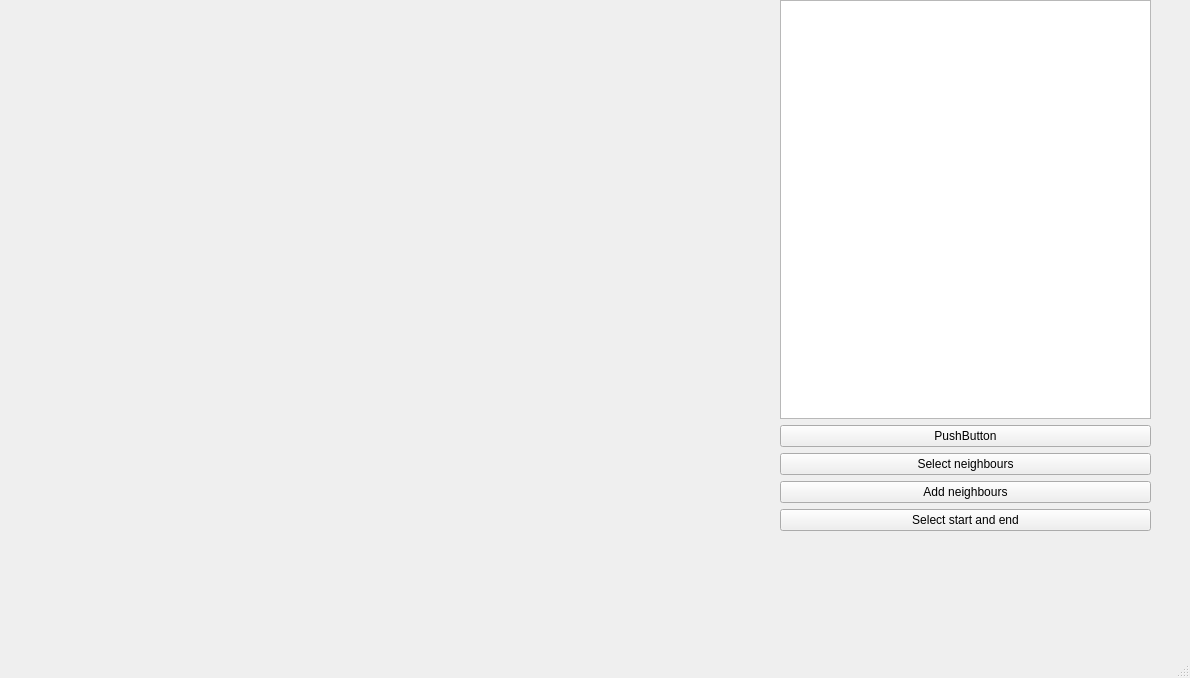
<?xml version="1.0" encoding="UTF-8"?>
<ui version="4.0">
 <class>MainWindow</class>
 <widget class="QMainWindow" name="MainWindow">
  <property name="geometry">
   <rect>
    <x>0</x>
    <y>0</y>
    <width>1190</width>
    <height>678</height>
   </rect>
  </property>
  <property name="windowTitle">
   <string>MainWindow</string>
  </property>
  <widget class="QWidget" name="centralwidget">
   <widget class="QWidget" name="verticalLayoutWidget">
    <property name="geometry">
     <rect>
      <x>0</x>
      <y>0</y>
      <width>781</width>
      <height>541</height>
     </rect>
    </property>
    <layout class="QVBoxLayout" name="verticalLayout"/>
   </widget>
   <widget class="QWidget" name="verticalLayoutWidget_2">
    <property name="geometry">
     <rect>
      <x>780</x>
      <y>0</y>
      <width>371</width>
      <height>531</height>
     </rect>
    </property>
    <layout class="QVBoxLayout" name="verticalLayout_2">
     <item>
      <widget class="QTableView" name="PointTable"/>
     </item>
     <item>
      <widget class="QPushButton" name="pushButton">
       <property name="text">
        <string>PushButton</string>
       </property>
      </widget>
     </item>
     <item>
      <widget class="QPushButton" name="pushButton_2">
       <property name="text">
        <string>Select neighbours</string>
       </property>
      </widget>
     </item>
     <item>
      <widget class="QPushButton" name="pushButton_3">
       <property name="text">
        <string>Add neighbours</string>
       </property>
      </widget>
     </item>
     <item>
      <widget class="QPushButton" name="pushButton_4">
       <property name="text">
        <string>Select start and end</string>
       </property>
      </widget>
     </item>
    </layout>
   </widget>
  </widget>
  <widget class="QMenuBar" name="menubar">
   <property name="geometry">
    <rect>
     <x>0</x>
     <y>0</y>
     <width>1190</width>
     <height>23</height>
    </rect>
   </property>
  </widget>
  <widget class="QStatusBar" name="statusbar"/>
 </widget>
 <resources/>
 <connections/>
</ui>
